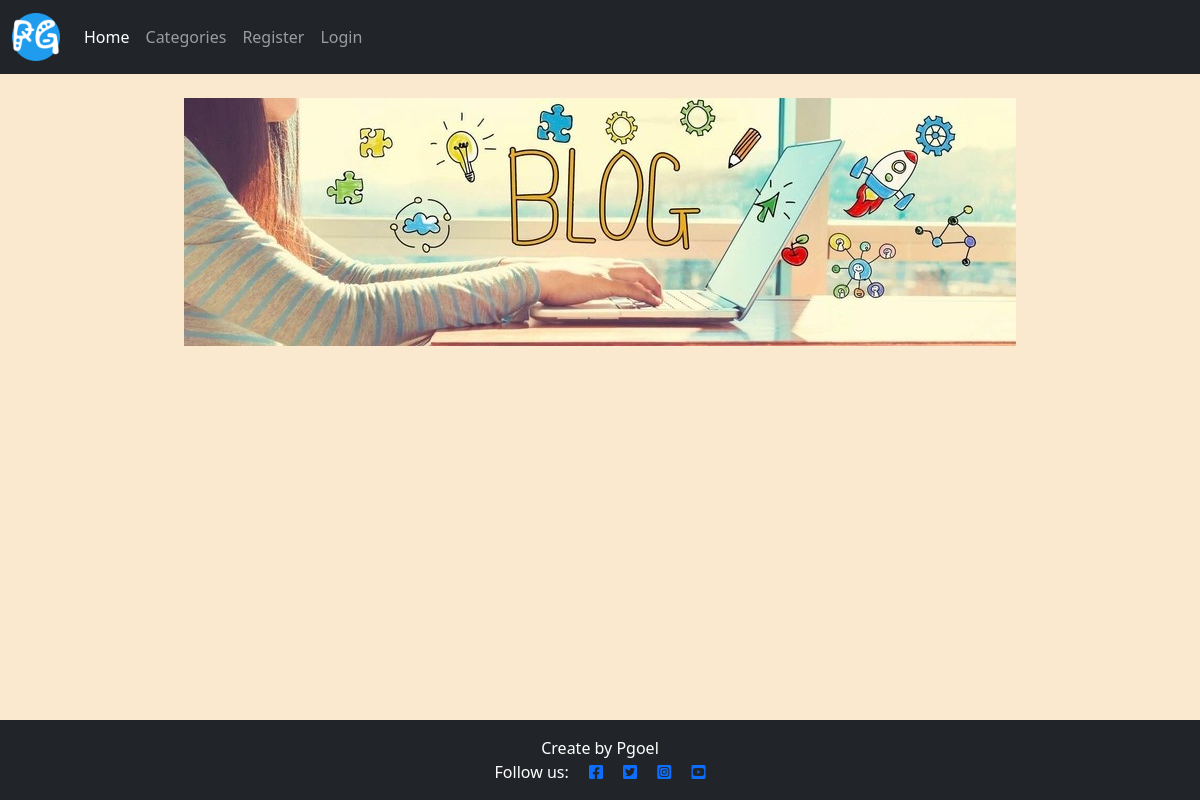
Before: / with the older database file.
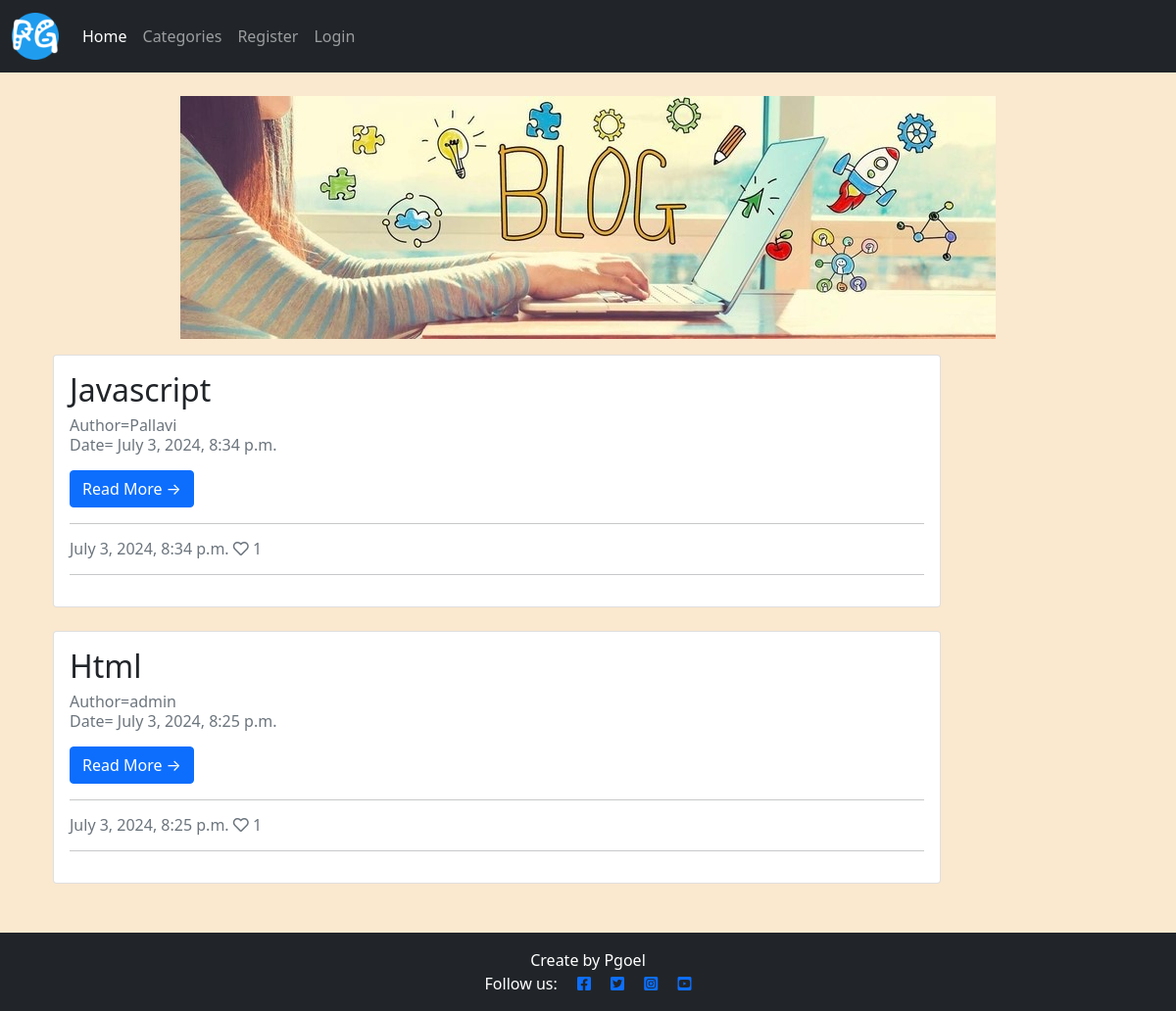
After: the same page with the newer database file.
### blogapp/models.py (models this page shows, shortened)
class Post(models.Model):
    title = models.CharField(max_length=255, unique= True)
    slug = models.SlugField(max_length=200)
    author = models.ForeignKey(User, on_delete=models.CASCADE, related_name="blog_posts")
    date = models.DateTimeField(auto_now_add= True)
    category = models.CharField(max_length=255, default='coding')
    body = models.TextField()
    status = models.IntegerField(choices=STATUS, default=0)
    likes = models.ManyToManyField(User,related_name = 'blogpost_like', blank= True)
    class Meta:
        ordering = ['-date']
    def total_likes(self):
        return self.likes.count()

### blogapp/views.py (the view)
# urls.py: path('', HomeView.as_view(), name = "home"),
class HomeView(ListView):
    model = Post
    cat= Category.objects.all()
    template_name = 'homepage.html'
    ordering = ['-date']
    def get_context_data(self, *args, **kwargs):
        cat_menu = Category.objects.all()
        context = super(HomeView,self).get_context_data(*args, **kwargs)
        context["cat_menu"] = cat_menu
        return context

### templates/homepage.html (shortened to what this page needs)
{% extends "base.html" %}
{% block content %}
<div class="container-fluid">
    <div class="row">
        <div class="col-md-10 mt-3 left">
            {% for post in post_list %}
                <div class="card mb-4">
                    <div class="card-body">
                        <h2 class="card-title">{{ post.title }} </h2>
                        <p class="card-text text-muted h6">Author={{ post.author }} <br> Date= {{ post.date}} </p>
                        <p class="card-text">{{post.body|slice:":100"|safe}}</p>
                        <a href="{% url 'post_detail' post.pk  %}" class="btn btn-primary"> Read More &rarr; </a>
                        <hr/>
                        <p class="card-text text-muted h6">{{ post.date}} <i class="far fa-heart"></i>
                        {{ post.total_likes }}
                        </p>
                        <hr/>
                    </div>
                </div>
            {% endfor %}
        </div>
    </div>
</div>
<br><br><br><br>
{% endblock %}

### templates/base.html (shortened to what this page needs)
{% load static %}
<!DOCTYPE html>
<html class="h-100">
<head>
      <link rel="stylesheet" href="https://cdnjs.cloudflare.com/ajax/libs/font-awesome/5.15.3/css/all.min.css">
      <link href="https://cdn.jsdelivr.net/npm/bootstrap@5.0.1/dist/css/bootstrap.min.css" rel="stylesheet"
>
      <link href="https://cdn.jsdelivr.net/npm/summernote@0.8.18/dist/summernote.min.css" rel="stylesheet">
      <link rel="stylesheet" href="{% static 'css/style.css' %}">
</head>
  <body>
    <nav class="navbar navbar-expand-lg navbar-dark bg-dark">
        <div class="container-fluid">
          <a class="navbar-brand" href="{% url 'home' %}"><img src="{% static 'images/favicon.ico' %}"></a>
          <div class="collapse navbar-collapse" id="navbarText">
            <ul class="navbar-nav">
              <a class="nav-link active" aria-current="page" href="{% url 'home' %}">Home</a>
              <li class="nav-item">
                <a class="nav-link" href="{% url 'category' %}">Categories</a>
              </li>
              {% if user.is_authenticated %}
                <li class="nav-item">
                  <a class="nav-link" href="{% url 'add_post' %}">Add Blog</a>
                </li>
                <li class="nav-item">
                  <a class="nav-link" href="{% url 'logout' %}">Logout</a>
                </li>
              {% else %}
                <li class="nav-item">
                  <a class="nav-link" href="{% url 'register' %}">Register</a>
                </li>
                <li class="nav-item">
                  <a class="nav-link" href="{% url 'login' %}">Login</a>
                </li>
              {% endif %}
            </ul>
          </div>
        </nav>
      <br/>
      <div class="d-flex align-items-center justify-content-center">
        <img src="{% static 'images/blog1.jpg' %}" class="img-fluid.max-width: 400% height= auto"; alt="blog image">
      </div>
      <div class="container">
          {% block content %}
          {% endblock %}
  </div>
      <footer class="footer mt-auto py-3 bg-dark">
        <p class="m-0 text-center text-white">Create by Pgoel</p>
          <p class="m-0 text-center text-white">Follow us:
              <a href="https://www.facebook.com/" class="facebook" target="_blank"> <i class="fab fa-facebook-square ms-3"></i></a>
              <a href="https://twitter.com/" class="twitter" target="_blank"><i class="fab fa-twitter-square ms-3"></i></a>
              <a href="https://www.instagram.com/" class="instagram" target="_blank"><i class="fab fa-instagram-square ms-3"></i></a>
              <a href="https://www.youtube.com/" class="youtube" target="_blank"><i class="fab fa-youtube-square ms-3"></i></a></p>
      </footer>
  </body>
</html>

### static/css/style.css (style rules this page uses)
body { background-color: rgb(250, 232, 207); }
.footer { position: fixed; left: 0; bottom: 0; width: 100%; text-align: center; color: rgb(0, 0, 0); }
.container { display: grid; gap: 10px; }

Changed rows visible on the page:
added Post: title "Javascript", author "Pallavi", date "July 3, 2024, 8:34 p.m.", total_likes "1"
added Post: title "Html", author "admin", date "July 3, 2024, 8:25 p.m.", total_likes "1"
